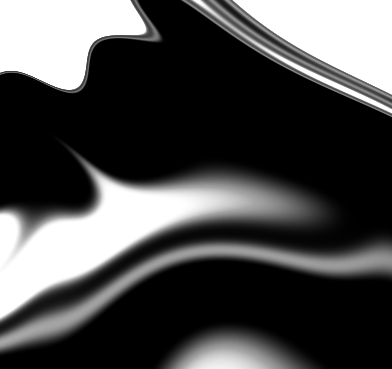
#> input picture 1.png, 392 x 369 px
$ python main.py   (older library calls are emulated)
#> lines starting #> are read from the running program, lines starting #| are printed output that depends on the picture
### ascii_art.py
"""Utilities for converting images to ASCII art."""

from PIL import Image

# Mapping of brightness thresholds to characters.
ASCII_MAP = [
    (50, " "),
    (100, "░"),
    (150, "▒"),
    (200, "▓"),
    (256, "█"),
]


def _char_for_brightness(value: int) -> str:
    """Return a character for the given brightness value."""
    for threshold, char in ASCII_MAP:
        if value < threshold:
            return char
    return ASCII_MAP[-1][1]


def image_to_ascii(path: str, width: int = 100, height: int = 40) -> str:
    """Convert an image to ASCII art.

    Args:
        path: Path to the image file.
        width: Width of the output in characters.
        height: Height of the output in characters.

    Returns:
        A string containing the ASCII art.
    """
#> called with path = '1.png', width = 100, height = 40
    img = Image.open(path).convert("RGB")
    resized = img.resize((width, height), Image.ANTIALIAS)
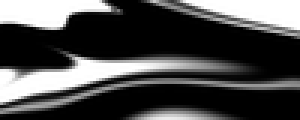
#> resized: PIL image 100x40 RGB (shown 3 times larger); min 0, max 255, mean 75.8

    lines = []
    for y in range(height):
        line_chars = []
        for x in range(width):
            pixel = resized.getpixel((x, y))
            brightness = sum(pixel) // 3
            line_chars.append(_char_for_brightness(brightness))
        lines.append("".join(line_chars))
#> after the loop, lines = 40 items
    return "\n".join(lines)

### main.py
"""Command line interface for generating ASCII art from images."""

import argparse
from pathlib import Path

from ascii_art import image_to_ascii


def parse_args() -> argparse.Namespace:
    parser = argparse.ArgumentParser(description="Generate ASCII art from an image")
    parser.add_argument("image", nargs="?", default="1.png", help="Path to the input image")
    parser.add_argument("--width", type=int, default=100, help="Output width in characters")
    parser.add_argument("--height", type=int, default=40, help="Output height in characters")
    parser.add_argument("-o", "--output", help="Optional path to save the ASCII art")
    return parser.parse_args()


def main() -> None:
    args = parse_args()
    ascii_art = image_to_ascii(args.image, args.width, args.height)

    if args.output:
        path = Path(args.output)
        path.write_text(ascii_art, encoding="utf-8")

    print(ascii_art)


if __name__ == "__main__":
    main()
